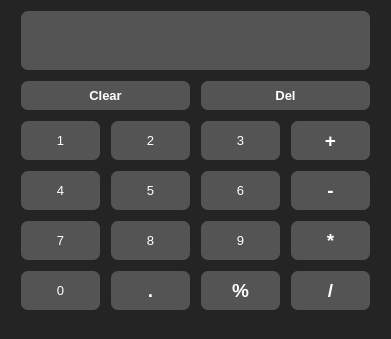
<?xml version="1.0" encoding="UTF-8"?>
<ui version="4.0">
 <class>MainWindow</class>
 <widget class="QMainWindow" name="MainWindow">
  <property name="geometry">
   <rect>
    <x>0</x>
    <y>0</y>
    <width>391</width>
    <height>339</height>
   </rect>
  </property>
  <property name="palette">
   <palette>
    <active>
     <colorrole role="Base">
      <brush brushstyle="SolidPattern">
       <color alpha="255">
        <red>255</red>
        <green>255</green>
        <blue>255</blue>
       </color>
      </brush>
     </colorrole>
     <colorrole role="Window">
      <brush brushstyle="SolidPattern">
       <color alpha="255">
        <red>36</red>
        <green>36</green>
        <blue>36</blue>
       </color>
      </brush>
     </colorrole>
    </active>
    <inactive>
     <colorrole role="Base">
      <brush brushstyle="SolidPattern">
       <color alpha="255">
        <red>255</red>
        <green>255</green>
        <blue>255</blue>
       </color>
      </brush>
     </colorrole>
     <colorrole role="Window">
      <brush brushstyle="SolidPattern">
       <color alpha="255">
        <red>36</red>
        <green>36</green>
        <blue>36</blue>
       </color>
      </brush>
     </colorrole>
    </inactive>
    <disabled>
     <colorrole role="Base">
      <brush brushstyle="SolidPattern">
       <color alpha="255">
        <red>36</red>
        <green>36</green>
        <blue>36</blue>
       </color>
      </brush>
     </colorrole>
     <colorrole role="Window">
      <brush brushstyle="SolidPattern">
       <color alpha="255">
        <red>36</red>
        <green>36</green>
        <blue>36</blue>
       </color>
      </brush>
     </colorrole>
    </disabled>
   </palette>
  </property>
  <property name="windowTitle">
   <string>MainWindow</string>
  </property>
  <widget class="QWidget" name="centralwidget">
   <property name="palette">
    <palette>
     <active>
      <colorrole role="WindowText">
       <brush brushstyle="SolidPattern">
        <color alpha="255">
         <red>36</red>
         <green>36</green>
         <blue>36</blue>
        </color>
       </brush>
      </colorrole>
      <colorrole role="Button">
       <brush brushstyle="SolidPattern">
        <color alpha="255">
         <red>36</red>
         <green>36</green>
         <blue>36</blue>
        </color>
       </brush>
      </colorrole>
      <colorrole role="Light">
       <brush brushstyle="SolidPattern">
        <color alpha="255">
         <red>0</red>
         <green>0</green>
         <blue>0</blue>
        </color>
       </brush>
      </colorrole>
      <colorrole role="Midlight">
       <brush brushstyle="SolidPattern">
        <color alpha="255">
         <red>36</red>
         <green>36</green>
         <blue>36</blue>
        </color>
       </brush>
      </colorrole>
      <colorrole role="Dark">
       <brush brushstyle="SolidPattern">
        <color alpha="255">
         <red>36</red>
         <green>36</green>
         <blue>36</blue>
        </color>
       </brush>
      </colorrole>
      <colorrole role="Mid">
       <brush brushstyle="SolidPattern">
        <color alpha="255">
         <red>0</red>
         <green>0</green>
         <blue>0</blue>
        </color>
       </brush>
      </colorrole>
      <colorrole role="Text">
       <brush brushstyle="SolidPattern">
        <color alpha="255">
         <red>36</red>
         <green>36</green>
         <blue>36</blue>
        </color>
       </brush>
      </colorrole>
      <colorrole role="BrightText">
       <brush brushstyle="SolidPattern">
        <color alpha="255">
         <red>36</red>
         <green>36</green>
         <blue>36</blue>
        </color>
       </brush>
      </colorrole>
      <colorrole role="ButtonText">
       <brush brushstyle="SolidPattern">
        <color alpha="255">
         <red>36</red>
         <green>36</green>
         <blue>36</blue>
        </color>
       </brush>
      </colorrole>
      <colorrole role="Base">
       <brush brushstyle="SolidPattern">
        <color alpha="255">
         <red>36</red>
         <green>36</green>
         <blue>36</blue>
        </color>
       </brush>
      </colorrole>
      <colorrole role="Window">
       <brush brushstyle="SolidPattern">
        <color alpha="255">
         <red>36</red>
         <green>36</green>
         <blue>36</blue>
        </color>
       </brush>
      </colorrole>
      <colorrole role="Shadow">
       <brush brushstyle="SolidPattern">
        <color alpha="255">
         <red>0</red>
         <green>0</green>
         <blue>255</blue>
        </color>
       </brush>
      </colorrole>
      <colorrole role="Highlight">
       <brush brushstyle="SolidPattern">
        <color alpha="255">
         <red>0</red>
         <green>0</green>
         <blue>255</blue>
        </color>
       </brush>
      </colorrole>
      <colorrole role="HighlightedText">
       <brush brushstyle="SolidPattern">
        <color alpha="255">
         <red>0</red>
         <green>0</green>
         <blue>255</blue>
        </color>
       </brush>
      </colorrole>
      <colorrole role="LinkVisited">
       <brush brushstyle="SolidPattern">
        <color alpha="255">
         <red>0</red>
         <green>0</green>
         <blue>255</blue>
        </color>
       </brush>
      </colorrole>
      <colorrole role="AlternateBase">
       <brush brushstyle="SolidPattern">
        <color alpha="255">
         <red>0</red>
         <green>0</green>
         <blue>255</blue>
        </color>
       </brush>
      </colorrole>
      <colorrole role="ToolTipBase">
       <brush brushstyle="SolidPattern">
        <color alpha="255">
         <red>0</red>
         <green>0</green>
         <blue>0</blue>
        </color>
       </brush>
      </colorrole>
      <colorrole role="ToolTipText">
       <brush brushstyle="SolidPattern">
        <color alpha="255">
         <red>255</red>
         <green>255</green>
         <blue>255</blue>
        </color>
       </brush>
      </colorrole>
      <colorrole role="PlaceholderText">
       <brush brushstyle="SolidPattern">
        <color alpha="128">
         <red>255</red>
         <green>255</green>
         <blue>255</blue>
        </color>
       </brush>
      </colorrole>
     </active>
     <inactive>
      <colorrole role="WindowText">
       <brush brushstyle="SolidPattern">
        <color alpha="255">
         <red>36</red>
         <green>36</green>
         <blue>36</blue>
        </color>
       </brush>
      </colorrole>
      <colorrole role="Button">
       <brush brushstyle="SolidPattern">
        <color alpha="255">
         <red>36</red>
         <green>36</green>
         <blue>36</blue>
        </color>
       </brush>
      </colorrole>
      <colorrole role="Light">
       <brush brushstyle="SolidPattern">
        <color alpha="255">
         <red>0</red>
         <green>0</green>
         <blue>0</blue>
        </color>
       </brush>
      </colorrole>
      <colorrole role="Midlight">
       <brush brushstyle="SolidPattern">
        <color alpha="255">
         <red>36</red>
         <green>36</green>
         <blue>36</blue>
        </color>
       </brush>
      </colorrole>
      <colorrole role="Dark">
       <brush brushstyle="SolidPattern">
        <color alpha="255">
         <red>36</red>
         <green>36</green>
         <blue>36</blue>
        </color>
       </brush>
      </colorrole>
      <colorrole role="Mid">
       <brush brushstyle="SolidPattern">
        <color alpha="255">
         <red>0</red>
         <green>0</green>
         <blue>0</blue>
        </color>
       </brush>
      </colorrole>
      <colorrole role="Text">
       <brush brushstyle="SolidPattern">
        <color alpha="255">
         <red>36</red>
         <green>36</green>
         <blue>36</blue>
        </color>
       </brush>
      </colorrole>
      <colorrole role="BrightText">
       <brush brushstyle="SolidPattern">
        <color alpha="255">
         <red>36</red>
         <green>36</green>
         <blue>36</blue>
        </color>
       </brush>
      </colorrole>
      <colorrole role="ButtonText">
       <brush brushstyle="SolidPattern">
        <color alpha="255">
         <red>36</red>
         <green>36</green>
         <blue>36</blue>
        </color>
       </brush>
      </colorrole>
      <colorrole role="Base">
       <brush brushstyle="SolidPattern">
        <color alpha="255">
         <red>36</red>
         <green>36</green>
         <blue>36</blue>
        </color>
       </brush>
      </colorrole>
      <colorrole role="Window">
       <brush brushstyle="SolidPattern">
        <color alpha="255">
         <red>36</red>
         <green>36</green>
         <blue>36</blue>
        </color>
       </brush>
      </colorrole>
      <colorrole role="Shadow">
       <brush brushstyle="SolidPattern">
        <color alpha="255">
         <red>0</red>
         <green>0</green>
         <blue>255</blue>
        </color>
       </brush>
      </colorrole>
      <colorrole role="Highlight">
       <brush brushstyle="SolidPattern">
        <color alpha="255">
         <red>0</red>
         <green>0</green>
         <blue>255</blue>
        </color>
       </brush>
      </colorrole>
      <colorrole role="HighlightedText">
       <brush brushstyle="SolidPattern">
        <color alpha="255">
         <red>0</red>
         <green>0</green>
         <blue>255</blue>
        </color>
       </brush>
      </colorrole>
      <colorrole role="LinkVisited">
       <brush brushstyle="SolidPattern">
        <color alpha="255">
         <red>0</red>
         <green>0</green>
         <blue>255</blue>
        </color>
       </brush>
      </colorrole>
      <colorrole role="AlternateBase">
       <brush brushstyle="SolidPattern">
        <color alpha="255">
         <red>0</red>
         <green>0</green>
         <blue>255</blue>
        </color>
       </brush>
      </colorrole>
      <colorrole role="ToolTipBase">
       <brush brushstyle="SolidPattern">
        <color alpha="255">
         <red>0</red>
         <green>0</green>
         <blue>0</blue>
        </color>
       </brush>
      </colorrole>
      <colorrole role="ToolTipText">
       <brush brushstyle="SolidPattern">
        <color alpha="255">
         <red>255</red>
         <green>255</green>
         <blue>255</blue>
        </color>
       </brush>
      </colorrole>
      <colorrole role="PlaceholderText">
       <brush brushstyle="SolidPattern">
        <color alpha="128">
         <red>255</red>
         <green>255</green>
         <blue>255</blue>
        </color>
       </brush>
      </colorrole>
     </inactive>
     <disabled>
      <colorrole role="WindowText">
       <brush brushstyle="SolidPattern">
        <color alpha="255">
         <red>36</red>
         <green>36</green>
         <blue>36</blue>
        </color>
       </brush>
      </colorrole>
      <colorrole role="Button">
       <brush brushstyle="SolidPattern">
        <color alpha="255">
         <red>36</red>
         <green>36</green>
         <blue>36</blue>
        </color>
       </brush>
      </colorrole>
      <colorrole role="Light">
       <brush brushstyle="SolidPattern">
        <color alpha="255">
         <red>0</red>
         <green>0</green>
         <blue>0</blue>
        </color>
       </brush>
      </colorrole>
      <colorrole role="Midlight">
       <brush brushstyle="SolidPattern">
        <color alpha="255">
         <red>36</red>
         <green>36</green>
         <blue>36</blue>
        </color>
       </brush>
      </colorrole>
      <colorrole role="Dark">
       <brush brushstyle="SolidPattern">
        <color alpha="255">
         <red>36</red>
         <green>36</green>
         <blue>36</blue>
        </color>
       </brush>
      </colorrole>
      <colorrole role="Mid">
       <brush brushstyle="SolidPattern">
        <color alpha="255">
         <red>0</red>
         <green>0</green>
         <blue>0</blue>
        </color>
       </brush>
      </colorrole>
      <colorrole role="Text">
       <brush brushstyle="SolidPattern">
        <color alpha="255">
         <red>36</red>
         <green>36</green>
         <blue>36</blue>
        </color>
       </brush>
      </colorrole>
      <colorrole role="BrightText">
       <brush brushstyle="SolidPattern">
        <color alpha="255">
         <red>36</red>
         <green>36</green>
         <blue>36</blue>
        </color>
       </brush>
      </colorrole>
      <colorrole role="ButtonText">
       <brush brushstyle="SolidPattern">
        <color alpha="255">
         <red>36</red>
         <green>36</green>
         <blue>36</blue>
        </color>
       </brush>
      </colorrole>
      <colorrole role="Base">
       <brush brushstyle="SolidPattern">
        <color alpha="255">
         <red>36</red>
         <green>36</green>
         <blue>36</blue>
        </color>
       </brush>
      </colorrole>
      <colorrole role="Window">
       <brush brushstyle="SolidPattern">
        <color alpha="255">
         <red>36</red>
         <green>36</green>
         <blue>36</blue>
        </color>
       </brush>
      </colorrole>
      <colorrole role="Shadow">
       <brush brushstyle="SolidPattern">
        <color alpha="255">
         <red>0</red>
         <green>0</green>
         <blue>255</blue>
        </color>
       </brush>
      </colorrole>
      <colorrole role="Highlight">
       <brush brushstyle="SolidPattern">
        <color alpha="255">
         <red>0</red>
         <green>120</green>
         <blue>215</blue>
        </color>
       </brush>
      </colorrole>
      <colorrole role="HighlightedText">
       <brush brushstyle="SolidPattern">
        <color alpha="255">
         <red>0</red>
         <green>0</green>
         <blue>255</blue>
        </color>
       </brush>
      </colorrole>
      <colorrole role="LinkVisited">
       <brush brushstyle="SolidPattern">
        <color alpha="255">
         <red>0</red>
         <green>0</green>
         <blue>255</blue>
        </color>
       </brush>
      </colorrole>
      <colorrole role="AlternateBase">
       <brush brushstyle="SolidPattern">
        <color alpha="255">
         <red>0</red>
         <green>0</green>
         <blue>255</blue>
        </color>
       </brush>
      </colorrole>
      <colorrole role="ToolTipBase">
       <brush brushstyle="SolidPattern">
        <color alpha="255">
         <red>0</red>
         <green>0</green>
         <blue>0</blue>
        </color>
       </brush>
      </colorrole>
      <colorrole role="ToolTipText">
       <brush brushstyle="SolidPattern">
        <color alpha="255">
         <red>255</red>
         <green>255</green>
         <blue>255</blue>
        </color>
       </brush>
      </colorrole>
      <colorrole role="PlaceholderText">
       <brush brushstyle="SolidPattern">
        <color alpha="128">
         <red>255</red>
         <green>255</green>
         <blue>255</blue>
        </color>
       </brush>
      </colorrole>
     </disabled>
    </palette>
   </property>
   <property name="cursor">
    <cursorShape>WhatsThisCursor</cursorShape>
   </property>
   <property name="autoFillBackground">
    <bool>false</bool>
   </property>
   <widget class="QLineEdit" name="txt_number1">
    <property name="geometry">
     <rect>
      <x>20</x>
      <y>10</y>
      <width>351</width>
      <height>61</height>
     </rect>
    </property>
    <property name="sizeIncrement">
     <size>
      <width>15</width>
      <height>15</height>
     </size>
    </property>
    <property name="baseSize">
     <size>
      <width>15</width>
      <height>15</height>
     </size>
    </property>
    <property name="palette">
     <palette>
      <active>
       <colorrole role="WindowText">
        <brush brushstyle="SolidPattern">
         <color alpha="255">
          <red>255</red>
          <green>255</green>
          <blue>255</blue>
         </color>
        </brush>
       </colorrole>
       <colorrole role="Button">
        <brush brushstyle="SolidPattern">
         <color alpha="255">
          <red>84</red>
          <green>84</green>
          <blue>84</blue>
         </color>
        </brush>
       </colorrole>
       <colorrole role="Light">
        <brush brushstyle="SolidPattern">
         <color alpha="255">
          <red>0</red>
          <green>0</green>
          <blue>0</blue>
         </color>
        </brush>
       </colorrole>
       <colorrole role="Midlight">
        <brush brushstyle="SolidPattern">
         <color alpha="255">
          <red>0</red>
          <green>0</green>
          <blue>0</blue>
         </color>
        </brush>
       </colorrole>
       <colorrole role="Dark">
        <brush brushstyle="SolidPattern">
         <color alpha="255">
          <red>0</red>
          <green>0</green>
          <blue>0</blue>
         </color>
        </brush>
       </colorrole>
       <colorrole role="Mid">
        <brush brushstyle="SolidPattern">
         <color alpha="255">
          <red>0</red>
          <green>0</green>
          <blue>0</blue>
         </color>
        </brush>
       </colorrole>
       <colorrole role="Text">
        <brush brushstyle="SolidPattern">
         <color alpha="255">
          <red>255</red>
          <green>255</green>
          <blue>255</blue>
         </color>
        </brush>
       </colorrole>
       <colorrole role="BrightText">
        <brush brushstyle="SolidPattern">
         <color alpha="255">
          <red>255</red>
          <green>255</green>
          <blue>255</blue>
         </color>
        </brush>
       </colorrole>
       <colorrole role="ButtonText">
        <brush brushstyle="SolidPattern">
         <color alpha="255">
          <red>255</red>
          <green>255</green>
          <blue>255</blue>
         </color>
        </brush>
       </colorrole>
       <colorrole role="Base">
        <brush brushstyle="SolidPattern">
         <color alpha="255">
          <red>84</red>
          <green>84</green>
          <blue>84</blue>
         </color>
        </brush>
       </colorrole>
       <colorrole role="Window">
        <brush brushstyle="SolidPattern">
         <color alpha="255">
          <red>84</red>
          <green>84</green>
          <blue>84</blue>
         </color>
        </brush>
       </colorrole>
       <colorrole role="Shadow">
        <brush brushstyle="SolidPattern">
         <color alpha="255">
          <red>0</red>
          <green>0</green>
          <blue>0</blue>
         </color>
        </brush>
       </colorrole>
       <colorrole role="AlternateBase">
        <brush brushstyle="SolidPattern">
         <color alpha="255">
          <red>0</red>
          <green>0</green>
          <blue>0</blue>
         </color>
        </brush>
       </colorrole>
       <colorrole role="ToolTipBase">
        <brush brushstyle="SolidPattern">
         <color alpha="255">
          <red>255</red>
          <green>255</green>
          <blue>220</blue>
         </color>
        </brush>
       </colorrole>
       <colorrole role="ToolTipText">
        <brush brushstyle="SolidPattern">
         <color alpha="255">
          <red>0</red>
          <green>0</green>
          <blue>0</blue>
         </color>
        </brush>
       </colorrole>
       <colorrole role="PlaceholderText">
        <brush brushstyle="SolidPattern">
         <color alpha="128">
          <red>255</red>
          <green>255</green>
          <blue>255</blue>
         </color>
        </brush>
       </colorrole>
      </active>
      <inactive>
       <colorrole role="WindowText">
        <brush brushstyle="SolidPattern">
         <color alpha="255">
          <red>255</red>
          <green>255</green>
          <blue>255</blue>
         </color>
        </brush>
       </colorrole>
       <colorrole role="Button">
        <brush brushstyle="SolidPattern">
         <color alpha="255">
          <red>84</red>
          <green>84</green>
          <blue>84</blue>
         </color>
        </brush>
       </colorrole>
       <colorrole role="Light">
        <brush brushstyle="SolidPattern">
         <color alpha="255">
          <red>0</red>
          <green>0</green>
          <blue>0</blue>
         </color>
        </brush>
       </colorrole>
       <colorrole role="Midlight">
        <brush brushstyle="SolidPattern">
         <color alpha="255">
          <red>0</red>
          <green>0</green>
          <blue>0</blue>
         </color>
        </brush>
       </colorrole>
       <colorrole role="Dark">
        <brush brushstyle="SolidPattern">
         <color alpha="255">
          <red>0</red>
          <green>0</green>
          <blue>0</blue>
         </color>
        </brush>
       </colorrole>
       <colorrole role="Mid">
        <brush brushstyle="SolidPattern">
         <color alpha="255">
          <red>0</red>
          <green>0</green>
          <blue>0</blue>
         </color>
        </brush>
       </colorrole>
       <colorrole role="Text">
        <brush brushstyle="SolidPattern">
         <color alpha="255">
          <red>255</red>
          <green>255</green>
          <blue>255</blue>
         </color>
        </brush>
       </colorrole>
       <colorrole role="BrightText">
        <brush brushstyle="SolidPattern">
         <color alpha="255">
          <red>255</red>
          <green>255</green>
          <blue>255</blue>
         </color>
        </brush>
       </colorrole>
       <colorrole role="ButtonText">
        <brush brushstyle="SolidPattern">
         <color alpha="255">
          <red>255</red>
          <green>255</green>
          <blue>255</blue>
         </color>
        </brush>
       </colorrole>
       <colorrole role="Base">
        <brush brushstyle="SolidPattern">
         <color alpha="255">
          <red>84</red>
          <green>84</green>
          <blue>84</blue>
         </color>
        </brush>
       </colorrole>
       <colorrole role="Window">
        <brush brushstyle="SolidPattern">
         <color alpha="255">
          <red>84</red>
          <green>84</green>
          <blue>84</blue>
         </color>
        </brush>
       </colorrole>
       <colorrole role="Shadow">
        <brush brushstyle="SolidPattern">
         <color alpha="255">
          <red>0</red>
          <green>0</green>
          <blue>0</blue>
         </color>
        </brush>
       </colorrole>
       <colorrole role="AlternateBase">
        <brush brushstyle="SolidPattern">
         <color alpha="255">
          <red>0</red>
          <green>0</green>
          <blue>0</blue>
         </color>
        </brush>
       </colorrole>
       <colorrole role="ToolTipBase">
        <brush brushstyle="SolidPattern">
         <color alpha="255">
          <red>255</red>
          <green>255</green>
          <blue>220</blue>
         </color>
        </brush>
       </colorrole>
       <colorrole role="ToolTipText">
        <brush brushstyle="SolidPattern">
         <color alpha="255">
          <red>0</red>
          <green>0</green>
          <blue>0</blue>
         </color>
        </brush>
       </colorrole>
       <colorrole role="PlaceholderText">
        <brush brushstyle="SolidPattern">
         <color alpha="128">
          <red>255</red>
          <green>255</green>
          <blue>255</blue>
         </color>
        </brush>
       </colorrole>
      </inactive>
      <disabled>
       <colorrole role="WindowText">
        <brush brushstyle="SolidPattern">
         <color alpha="255">
          <red>255</red>
          <green>255</green>
          <blue>255</blue>
         </color>
        </brush>
       </colorrole>
       <colorrole role="Button">
        <brush brushstyle="SolidPattern">
         <color alpha="255">
          <red>84</red>
          <green>84</green>
          <blue>84</blue>
         </color>
        </brush>
       </colorrole>
       <colorrole role="Light">
        <brush brushstyle="SolidPattern">
         <color alpha="255">
          <red>0</red>
          <green>0</green>
          <blue>0</blue>
         </color>
        </brush>
       </colorrole>
       <colorrole role="Midlight">
        <brush brushstyle="SolidPattern">
         <color alpha="255">
          <red>0</red>
          <green>0</green>
          <blue>0</blue>
         </color>
        </brush>
       </colorrole>
       <colorrole role="Dark">
        <brush brushstyle="SolidPattern">
         <color alpha="255">
          <red>0</red>
          <green>0</green>
          <blue>0</blue>
         </color>
        </brush>
       </colorrole>
       <colorrole role="Mid">
        <brush brushstyle="SolidPattern">
         <color alpha="255">
          <red>0</red>
          <green>0</green>
          <blue>0</blue>
         </color>
        </brush>
       </colorrole>
       <colorrole role="Text">
        <brush brushstyle="SolidPattern">
         <color alpha="255">
          <red>255</red>
          <green>255</green>
          <blue>255</blue>
         </color>
        </brush>
       </colorrole>
       <colorrole role="BrightText">
        <brush brushstyle="SolidPattern">
         <color alpha="255">
          <red>255</red>
          <green>255</green>
          <blue>255</blue>
         </color>
        </brush>
       </colorrole>
       <colorrole role="ButtonText">
        <brush brushstyle="SolidPattern">
         <color alpha="255">
          <red>255</red>
          <green>255</green>
          <blue>255</blue>
         </color>
        </brush>
       </colorrole>
       <colorrole role="Base">
        <brush brushstyle="SolidPattern">
         <color alpha="255">
          <red>84</red>
          <green>84</green>
          <blue>84</blue>
         </color>
        </brush>
       </colorrole>
       <colorrole role="Window">
        <brush brushstyle="SolidPattern">
         <color alpha="255">
          <red>84</red>
          <green>84</green>
          <blue>84</blue>
         </color>
        </brush>
       </colorrole>
       <colorrole role="Shadow">
        <brush brushstyle="SolidPattern">
         <color alpha="255">
          <red>0</red>
          <green>0</green>
          <blue>0</blue>
         </color>
        </brush>
       </colorrole>
       <colorrole role="AlternateBase">
        <brush brushstyle="SolidPattern">
         <color alpha="255">
          <red>0</red>
          <green>0</green>
          <blue>0</blue>
         </color>
        </brush>
       </colorrole>
       <colorrole role="ToolTipBase">
        <brush brushstyle="SolidPattern">
         <color alpha="255">
          <red>255</red>
          <green>255</green>
          <blue>220</blue>
         </color>
        </brush>
       </colorrole>
       <colorrole role="ToolTipText">
        <brush brushstyle="SolidPattern">
         <color alpha="255">
          <red>0</red>
          <green>0</green>
          <blue>0</blue>
         </color>
        </brush>
       </colorrole>
       <colorrole role="PlaceholderText">
        <brush brushstyle="SolidPattern">
         <color alpha="128">
          <red>255</red>
          <green>255</green>
          <blue>255</blue>
         </color>
        </brush>
       </colorrole>
      </disabled>
     </palette>
    </property>
    <property name="font">
     <font>
      <family>Arial</family>
      <pointsize>10</pointsize>
     </font>
    </property>
    <property name="statusTip">
     <string extracomment="&quot;Enter numbers&quot;"/>
    </property>
    <property name="styleSheet">
     <string notr="true">background-color:rgb(84, 84, 84);
color:white;
border-style:ourset;
border-color:white;
border-width:2px;
border-radius:8px;</string>
    </property>
   </widget>
   <widget class="QPushButton" name="btn_plus">
    <property name="geometry">
     <rect>
      <x>290</x>
      <y>120</y>
      <width>81</width>
      <height>41</height>
     </rect>
    </property>
    <property name="font">
     <font>
      <family>Arial</family>
      <pointsize>14</pointsize>
      <weight>75</weight>
      <bold>true</bold>
     </font>
    </property>
    <property name="styleSheet">
     <string notr="true">background-color:rgb(84, 84, 84);
color:white;
border-style:ourset;
border-color:white;
border-width:2px;
border-radius:8px;</string>
    </property>
    <property name="text">
     <string>+</string>
    </property>
   </widget>
   <widget class="QPushButton" name="btn_mins">
    <property name="geometry">
     <rect>
      <x>290</x>
      <y>170</y>
      <width>81</width>
      <height>41</height>
     </rect>
    </property>
    <property name="font">
     <font>
      <family>Arial</family>
      <pointsize>14</pointsize>
      <weight>75</weight>
      <bold>true</bold>
     </font>
    </property>
    <property name="styleSheet">
     <string notr="true">background-color:rgb(84, 84, 84);
color:white;
border-style:ourset;
border-color:white;
border-width:2px;
border-radius:8px;</string>
    </property>
    <property name="text">
     <string>-</string>
    </property>
   </widget>
   <widget class="QPushButton" name="btn_mul">
    <property name="geometry">
     <rect>
      <x>290</x>
      <y>220</y>
      <width>81</width>
      <height>41</height>
     </rect>
    </property>
    <property name="font">
     <font>
      <family>Arial</family>
      <pointsize>14</pointsize>
      <weight>75</weight>
      <bold>true</bold>
     </font>
    </property>
    <property name="styleSheet">
     <string notr="true">background-color:rgb(84, 84, 84);
color:white;
border-style:ourset;
border-color:white;
border-width:2px;
border-radius:8px;</string>
    </property>
    <property name="text">
     <string>*</string>
    </property>
   </widget>
   <widget class="QPushButton" name="btn_div">
    <property name="geometry">
     <rect>
      <x>290</x>
      <y>270</y>
      <width>81</width>
      <height>41</height>
     </rect>
    </property>
    <property name="font">
     <font>
      <family>Arial</family>
      <pointsize>14</pointsize>
      <weight>75</weight>
      <bold>true</bold>
     </font>
    </property>
    <property name="styleSheet">
     <string notr="true">background-color:rgb(84, 84, 84);
color:white;
border-style:ourset;
border-color:white;
border-width:2px;
border-radius:8px;</string>
    </property>
    <property name="text">
     <string>/</string>
    </property>
   </widget>
   <widget class="QPushButton" name="btn_1">
    <property name="geometry">
     <rect>
      <x>20</x>
      <y>120</y>
      <width>81</width>
      <height>41</height>
     </rect>
    </property>
    <property name="font">
     <font>
      <family>Arial</family>
      <pointsize>10</pointsize>
     </font>
    </property>
    <property name="styleSheet">
     <string notr="true">background-color:rgb(84, 84, 84);
color:white;
border-style:ourset;
border-color:white;
border-width:2px;
border-radius:8px;</string>
    </property>
    <property name="text">
     <string>1</string>
    </property>
   </widget>
   <widget class="QPushButton" name="btn_3">
    <property name="geometry">
     <rect>
      <x>200</x>
      <y>120</y>
      <width>81</width>
      <height>41</height>
     </rect>
    </property>
    <property name="font">
     <font>
      <family>Arial</family>
      <pointsize>10</pointsize>
     </font>
    </property>
    <property name="styleSheet">
     <string notr="true">background-color:rgb(84, 84, 84);
color:white;
border-style:ourset;
border-color:white;
border-width:2px;
border-radius:8px;</string>
    </property>
    <property name="text">
     <string>3</string>
    </property>
   </widget>
   <widget class="QPushButton" name="btn_9">
    <property name="geometry">
     <rect>
      <x>200</x>
      <y>220</y>
      <width>81</width>
      <height>41</height>
     </rect>
    </property>
    <property name="font">
     <font>
      <family>Arial</family>
      <pointsize>10</pointsize>
     </font>
    </property>
    <property name="styleSheet">
     <string notr="true">background-color:rgb(84, 84, 84);
color:white;
border-style:ourset;
border-color:white;
border-width:2px;
border-radius:8px;</string>
    </property>
    <property name="text">
     <string>9</string>
    </property>
   </widget>
   <widget class="QPushButton" name="btn_6">
    <property name="geometry">
     <rect>
      <x>200</x>
      <y>170</y>
      <width>81</width>
      <height>41</height>
     </rect>
    </property>
    <property name="font">
     <font>
      <family>Arial</family>
      <pointsize>10</pointsize>
     </font>
    </property>
    <property name="styleSheet">
     <string notr="true">background-color:rgb(84, 84, 84);
color:white;
border-style:ourset;
border-color:white;
border-width:2px;
border-radius:8px;</string>
    </property>
    <property name="text">
     <string>6</string>
    </property>
   </widget>
   <widget class="QPushButton" name="btn_0">
    <property name="geometry">
     <rect>
      <x>20</x>
      <y>270</y>
      <width>81</width>
      <height>41</height>
     </rect>
    </property>
    <property name="font">
     <font>
      <family>Arial</family>
      <pointsize>10</pointsize>
     </font>
    </property>
    <property name="styleSheet">
     <string notr="true">background-color:rgb(84, 84, 84);
color:white;
border-style:ourset;
border-color:white;
border-width:2px;
border-radius:8px;</string>
    </property>
    <property name="text">
     <string>0</string>
    </property>
   </widget>
   <widget class="QPushButton" name="btn_8">
    <property name="geometry">
     <rect>
      <x>110</x>
      <y>220</y>
      <width>81</width>
      <height>41</height>
     </rect>
    </property>
    <property name="font">
     <font>
      <family>Arial</family>
      <pointsize>10</pointsize>
     </font>
    </property>
    <property name="styleSheet">
     <string notr="true">background-color:rgb(84, 84, 84);
color:white;
border-style:ourset;
border-color:white;
border-width:2px;
border-radius:8px;</string>
    </property>
    <property name="text">
     <string>8</string>
    </property>
   </widget>
   <widget class="QPushButton" name="btn_5">
    <property name="geometry">
     <rect>
      <x>110</x>
      <y>170</y>
      <width>81</width>
      <height>41</height>
     </rect>
    </property>
    <property name="font">
     <font>
      <family>Arial</family>
      <pointsize>10</pointsize>
     </font>
    </property>
    <property name="styleSheet">
     <string notr="true">background-color:rgb(84, 84, 84);
color:white;
border-style:ourset;
border-color:white;
border-width:2px;
border-radius:8px;</string>
    </property>
    <property name="text">
     <string>5</string>
    </property>
   </widget>
   <widget class="QPushButton" name="btn_2">
    <property name="geometry">
     <rect>
      <x>110</x>
      <y>120</y>
      <width>81</width>
      <height>41</height>
     </rect>
    </property>
    <property name="font">
     <font>
      <family>Arial</family>
      <pointsize>10</pointsize>
     </font>
    </property>
    <property name="styleSheet">
     <string notr="true">background-color:rgb(84, 84, 84);
color:white;
border-style:ourset;
border-color:white;
border-width:2px;
border-radius:8px;</string>
    </property>
    <property name="text">
     <string>2</string>
    </property>
   </widget>
   <widget class="QPushButton" name="btn_7">
    <property name="geometry">
     <rect>
      <x>20</x>
      <y>220</y>
      <width>81</width>
      <height>41</height>
     </rect>
    </property>
    <property name="font">
     <font>
      <family>Arial</family>
      <pointsize>10</pointsize>
     </font>
    </property>
    <property name="styleSheet">
     <string notr="true">background-color:rgb(84, 84, 84);
color:white;
border-style:ourset;
border-color:white;
border-width:2px;
border-radius:8px;</string>
    </property>
    <property name="text">
     <string>7</string>
    </property>
   </widget>
   <widget class="QPushButton" name="btn_4">
    <property name="geometry">
     <rect>
      <x>20</x>
      <y>170</y>
      <width>81</width>
      <height>41</height>
     </rect>
    </property>
    <property name="font">
     <font>
      <family>Arial</family>
      <pointsize>10</pointsize>
     </font>
    </property>
    <property name="styleSheet">
     <string notr="true">background-color:rgb(84, 84, 84);
color:white;
border-style:ourset;
border-color:white;
border-width:2px;
border-radius:8px;</string>
    </property>
    <property name="text">
     <string>4</string>
    </property>
   </widget>
   <widget class="QPushButton" name="btn_dot">
    <property name="geometry">
     <rect>
      <x>110</x>
      <y>270</y>
      <width>81</width>
      <height>41</height>
     </rect>
    </property>
    <property name="font">
     <font>
      <family>Arial</family>
      <pointsize>14</pointsize>
      <weight>75</weight>
      <bold>true</bold>
     </font>
    </property>
    <property name="styleSheet">
     <string notr="true">background-color:rgb(84, 84, 84);
color:white;
border-style:ourset;
border-color:white;
border-width:2px;
border-radius:8px;</string>
    </property>
    <property name="text">
     <string>.</string>
    </property>
   </widget>
   <widget class="QPushButton" name="btn_per">
    <property name="geometry">
     <rect>
      <x>200</x>
      <y>270</y>
      <width>81</width>
      <height>41</height>
     </rect>
    </property>
    <property name="font">
     <font>
      <family>Arial</family>
      <pointsize>14</pointsize>
      <weight>75</weight>
      <bold>true</bold>
     </font>
    </property>
    <property name="styleSheet">
     <string notr="true">background-color:rgb(84, 84, 84);
color:white;
border-style:ourset;
border-color:white;
border-width:2px;
border-radius:8px;</string>
    </property>
    <property name="text">
     <string>%</string>
    </property>
   </widget>
   <widget class="QPushButton" name="btn_clear">
    <property name="geometry">
     <rect>
      <x>20</x>
      <y>80</y>
      <width>171</width>
      <height>31</height>
     </rect>
    </property>
    <property name="font">
     <font>
      <family>Arial</family>
      <pointsize>10</pointsize>
      <weight>75</weight>
      <bold>true</bold>
     </font>
    </property>
    <property name="styleSheet">
     <string notr="true">background-color:rgb(84, 84, 84);
color:white;
border-style:ourset;
border-color:white;
border-width:2px;
border-radius:8px;</string>
    </property>
    <property name="text">
     <string>Clear</string>
    </property>
   </widget>
   <widget class="QPushButton" name="btn_del">
    <property name="geometry">
     <rect>
      <x>200</x>
      <y>80</y>
      <width>171</width>
      <height>31</height>
     </rect>
    </property>
    <property name="font">
     <font>
      <family>Arial</family>
      <pointsize>10</pointsize>
      <weight>75</weight>
      <bold>true</bold>
     </font>
    </property>
    <property name="styleSheet">
     <string notr="true">background-color:rgb(84, 84, 84);
color:white;
border-style:ourset;
border-color:white;
border-width:2px;
border-radius:8px;</string>
    </property>
    <property name="text">
     <string>Del</string>
    </property>
   </widget>
  </widget>
 </widget>
 <resources/>
 <connections/>
</ui>
